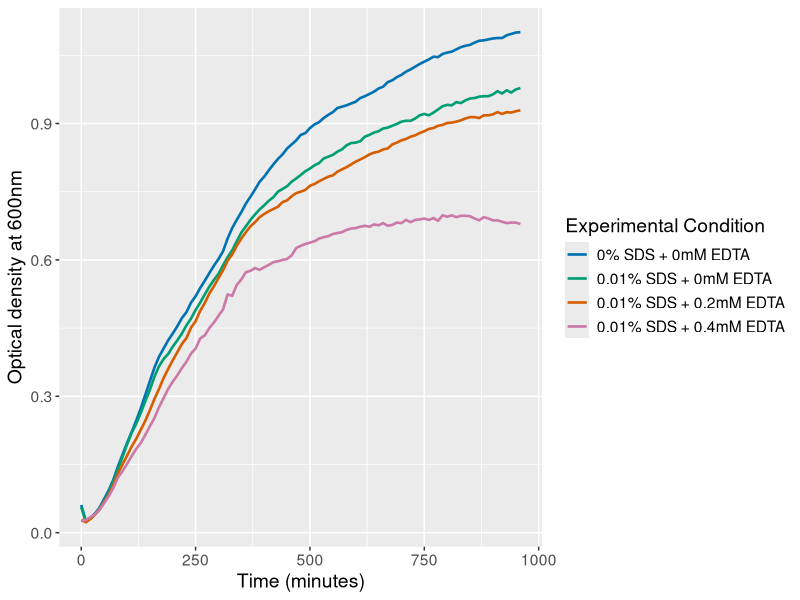

Write R code to recreate this figure.
### supplemental growth curve - WT + BrkA

#install and load necessary packages
#install.packages('tidyverse') #uncomment if not installed

library(tidyverse)

#set up plot aesthetics - keep consistent across plots
x_order <- c("PC", "E0", "E2", "E4")
x_names <- c("0% SDS + 0mM EDTA", "0.01% SDS + 0mM EDTA", "0.01% SDS + 0.2mM EDTA", "0.01% SDS + 0.4mM EDTA")
colours <-c("#0072B2", "#009E73", "#D55E00", "#CC79A7")

#read data
wtbrka <- read_csv('supp_WTBrkA/all growth curves - WTBrkA.csv')

#calculate technical replicate averages to get biological replicates
wtbrka_bioreps <- wtbrka |>
  group_by(time) |>
  summarize(PC1 = mean(PC1.1:PC1.3),
            PC2 = mean(PC2.1:PC2.2),
            PC3 = mean(PC3.1:PC3.2),
            PC4 = mean(PC4.1:PC4.2),
            E0.1 = mean(E0.1.1:E0.1.3),
            E0.2 = mean(E0.2.1:E0.2.2),
            E0.3 = mean(E0.3.1:E0.3.2),
            E0.4 = mean(E0.4.1:E0.4.2),
            E2.1 = mean(E2.1.1:E2.1.3),
            E2.2 = mean(E2.2.1:E2.2.2),
            E2.3 = mean(E2.3.1:E2.3.2),
            E2.4 = mean(E2.4.1:E2.4.2),
            E4.1 = mean(E4.1.1:E4.1.3),
            E4.2 = mean(E4.2.1:E4.2.2),
            E4.3 = mean(E4.3.1:E4.3.2),
            E4.4 = mean(E4.4.1:E4.4.2))

#calculate biological replicate averages
wtbrka_avg <- wtbrka_bioreps |>
  group_by(time) |>
  summarize(PC = mean(PC1:PC4),
            E0 = mean(E0.1:E0.4),
            E2 = mean(E2.1:E2.4),
            E4 = mean(E4.1:E4.4)) |>
  gather(conc, od, -time) |>
  add_column(n = c(1:388)) #make column with unrepeated values for full_join to work

#calculate standard deviations
wtbrka_sd <- wtbrka_bioreps |>
  group_by(time) |>
  summarize(PC_sd = sd(c_across(PC1:PC4)),
            E0_sd = sd(c_across(E0.1:E0.4)),
            E2_sd = sd(c_across(E2.1:E2.4)),
            E4_sd = sd(c_across(E4.1:E4.4))) |>
  gather(conc_sd, sd, -time) |>
  add_column(n = c(1:388)) #make column with unrepeated values for full_join to work

#join od and sd and make clean dataframe
wtbrka_clean <- full_join(wtbrka_avg, wtbrka_sd) |>
  select(!(n:conc_sd))

#reorder data by EDTA concentration condition
wtbrka_clean$conc <- factor(wtbrka_clean$conc , levels = x_order)

#plot growth curves
growth_curve_wtbrka <- ggplot(wtbrka_clean) +
  geom_line(aes(x = time, y = od, colour = conc), linewidth = 0.9) +
  xlab('Time (minutes)') +
  ylab('Optical density at 600nm') +
  labs(colour = 'Experimental Condition') +
  theme(text=element_text(size=14)) +
  scale_colour_discrete(type = colours,
                        labels = x_names)
growth_curve_wtbrka
